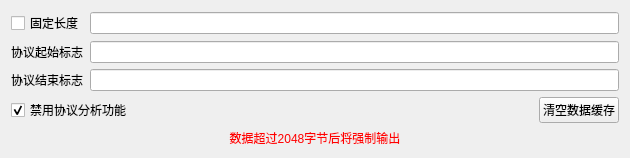
<?xml version="1.0" encoding="UTF-8"?>
<ui version="4.0">
 <class>SAKProtocolAnalyzerWidget</class>
 <widget class="QWidget" name="SAKProtocolAnalyzerWidget">
  <property name="geometry">
   <rect>
    <x>0</x>
    <y>0</y>
    <width>630</width>
    <height>143</height>
   </rect>
  </property>
  <property name="windowTitle">
   <string notr="true">协议分析</string>
  </property>
  <layout class="QGridLayout" name="gridLayout">
   <item row="2" column="0">
    <widget class="QLabel" name="label_2">
     <property name="text">
      <string>协议结束标志</string>
     </property>
    </widget>
   </item>
   <item row="5" column="0">
    <spacer name="verticalSpacer">
     <property name="orientation">
      <enum>Qt::Vertical</enum>
     </property>
     <property name="sizeHint" stdset="0">
      <size>
       <width>20</width>
       <height>40</height>
      </size>
     </property>
    </spacer>
   </item>
   <item row="0" column="0">
    <widget class="QCheckBox" name="fixedLengthCheckBox">
     <property name="text">
      <string>固定长度</string>
     </property>
    </widget>
   </item>
   <item row="3" column="0" colspan="2">
    <widget class="QCheckBox" name="disableCheckBox">
     <property name="sizePolicy">
      <sizepolicy hsizetype="Expanding" vsizetype="Fixed">
       <horstretch>0</horstretch>
       <verstretch>0</verstretch>
      </sizepolicy>
     </property>
     <property name="text">
      <string>禁用协议分析功能</string>
     </property>
     <property name="checked">
      <bool>true</bool>
     </property>
    </widget>
   </item>
   <item row="1" column="0">
    <widget class="QLabel" name="label">
     <property name="text">
      <string>协议起始标志</string>
     </property>
    </widget>
   </item>
   <item row="3" column="3">
    <widget class="QPushButton" name="clearPushButton">
     <property name="text">
      <string>清空数据缓存</string>
     </property>
    </widget>
   </item>
   <item row="3" column="2">
    <spacer name="horizontalSpacer">
     <property name="orientation">
      <enum>Qt::Horizontal</enum>
     </property>
     <property name="sizeHint" stdset="0">
      <size>
       <width>40</width>
       <height>20</height>
      </size>
     </property>
    </spacer>
   </item>
   <item row="2" column="1" colspan="3">
    <widget class="QLineEdit" name="endLineEdit"/>
   </item>
   <item row="1" column="1" colspan="3">
    <widget class="QLineEdit" name="startLineEdit"/>
   </item>
   <item row="0" column="1" colspan="3">
    <widget class="QLineEdit" name="lengthLineEdit">
     <property name="text">
      <string notr="true"/>
     </property>
    </widget>
   </item>
   <item row="4" column="0" colspan="4">
    <widget class="QLabel" name="label_3">
     <property name="styleSheet">
      <string notr="true">QLabel {
	color: red
}</string>
     </property>
     <property name="text">
      <string>数据超过2048字节后将强制输出</string>
     </property>
     <property name="alignment">
      <set>Qt::AlignCenter</set>
     </property>
    </widget>
   </item>
  </layout>
 </widget>
 <resources/>
 <connections/>
</ui>
